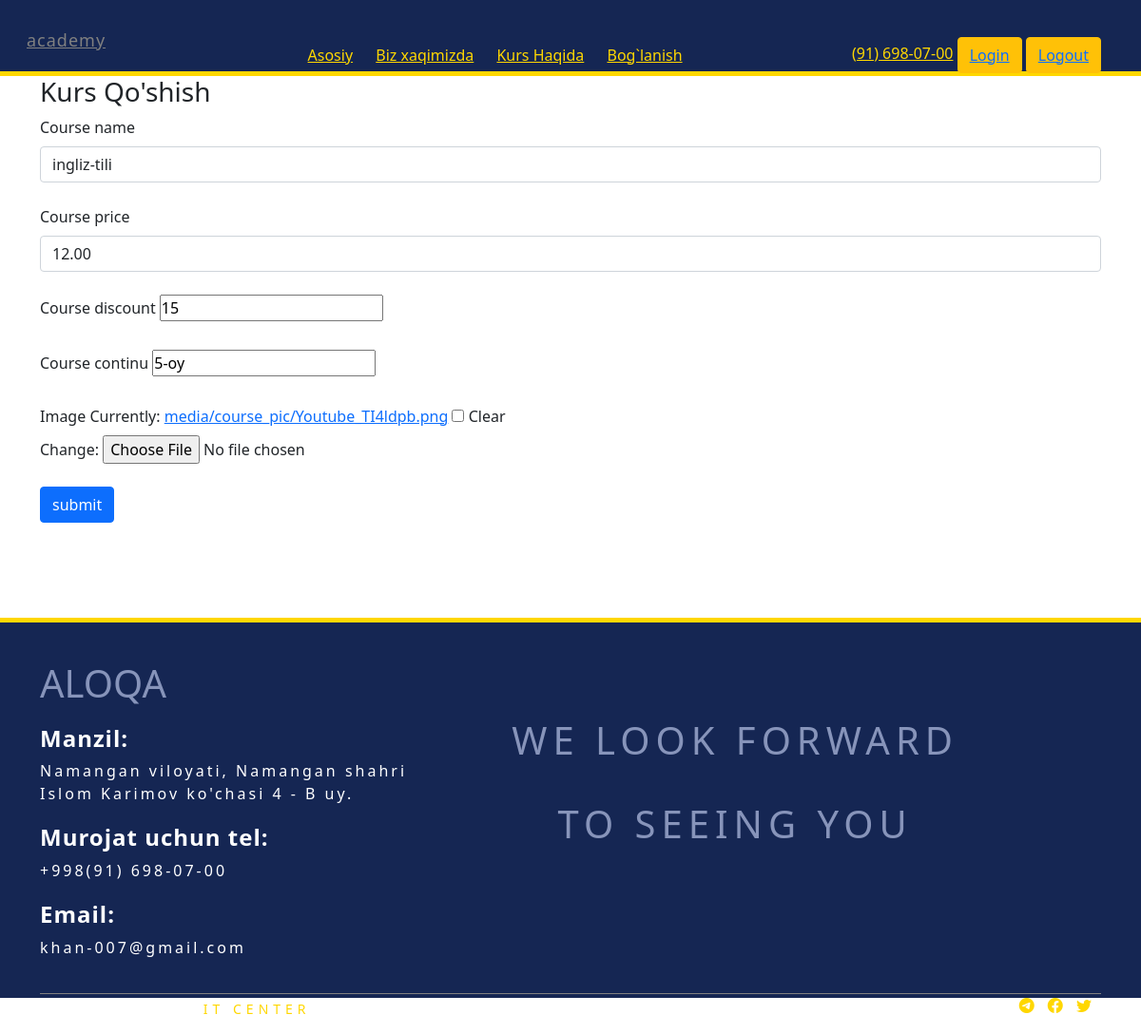
The app's page /edit-course/4a8ed89ec15f42bb954dea50a579f185/ with its own data.
### app/models.py (models this page shows, shortened)
class CourseAddPage(models.Model):
    course_name = models.CharField(max_length=255,null=True, blank=True)
    course_price = models.DecimalField(max_digits=7,decimal_places=2,null=True, blank=True)
    course_discount = models.DecimalField(max_digits=7,decimal_places=0,null=True, blank=True)
    image = models.ImageField(upload_to='media/course_pic/',null=True, blank=True)
    course_continu = models.CharField(max_length=255,null=True, blank=True)
    slug = models.SlugField(null=True, blank=True)
    created = models.DateTimeField(auto_now_add=True,null=True, blank=True)
    id = models.UUIDField(default=uuid.uuid4, unique=True,
                          primary_key=True, editable=False)

### app/views.py (the view)
# urls.py: path('edit-course/<str:pk>/',editProject, name="edit-course"),
def editProject(request, pk):
    project = CourseAddPage.objects.get(id=pk)
    form = ProjectForm(instance=project)
    if request.method == 'POST':
        form = ProjectForm(request.POST, request.FILES, instance=project)
        if form.is_valid():
            form.save()
            return redirect('course')
    context = {'form': form}
    return render(request, 'project_form.html', context)

### app/forms.py
class ProjectForm(ModelForm):
    class Meta:
        model = CourseAddPage
        fields = ['course_name', 'course_price', 'course_discount','course_continu','image',]
    def __init__(self, *args, **kwargs):
        super(ProjectForm, self).__init__(*args, **kwargs)
        self.fields['course_name'].widget.attrs.update(
            {'class': 'form-control'})
        self.fields['course_price'].widget.attrs.update(
            {'class': 'form-control', })

### templates/project_form.html (shortened to what this page needs)
{% extends 'base.html' %}
{% block content %}
<div class="container">
{% if request == 'edit-course' %}
    <h3>Kursni tahrirlash</h3>
{% else %}
    <h3>Kurs Qo'shish</h3>
{% endif %}
    <form method="post" enctype="multipart/form-data">
        {% for field in form %}
        <div class="mb-4">
            <label for="exampleInputPassword1" class="form-label">{{field.label}}</label>
            {{field}}
        </div>
        {% endfor %}
        <input class="btn btn-primary" type="submit" value="submit">
    </form>
</div>
{% endblock %}

### static/style/tiger.css (style rules this page uses)
* { margin: 0; padding: 0; box-sizing: border-box; }
body { font-family: 'Montserrat', sans-serif; font-family: 'Poppins', sans-serif; }
a { text-decoration: none; }
.container { width: 100%; max-width: 1300px; margin: auto; padding: 0 5px; }
:root { --main: #121227; --oq: #fff; --shadow: rgba(60, 64, 67, 0.3) 0px 1px 2px 0px, rgba(60, 64, 67, 0.15) 0px 1px 3px 1px; --gold: #f0c040; --green: rgb(17, 233, 17); --light-blue: #343449; --navbar-and-footer: #152653; }

### records on screen
CourseAddPage: form "ingliz-tili" "12.00" "15" "5-oy"

### other values on screen
{{ field.label }} "Course name" "Course price" "Course discount" "Course continu" "Image"
